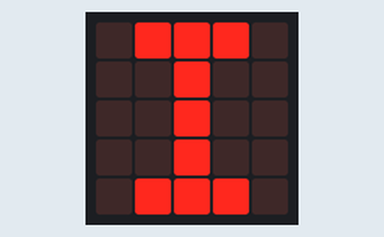
Bench run of a program on a simulated BBC micro:bit (MakeCode). Parts: the board's 5×5 LED display. At 2.4 s the program stops and its outputs stay as they are.

Above: at 0.1 s.
At 0.5 s:
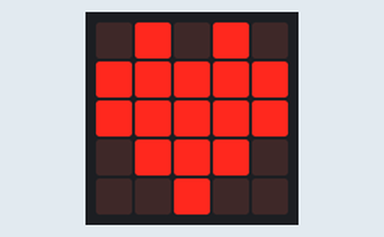
At 1.1 s:
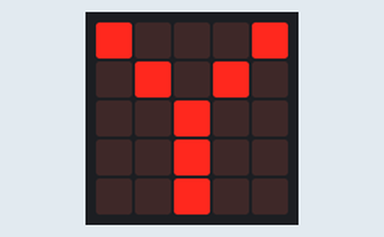
At 1.5 s:
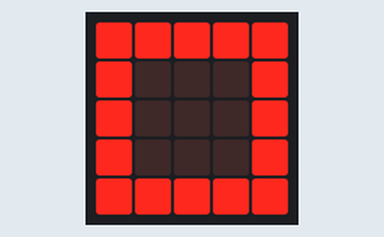
At 2.1 s:
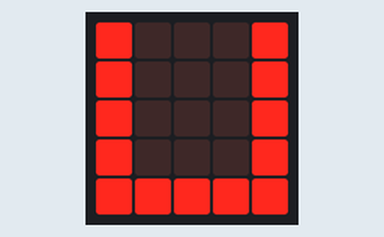

The program:

main.ts
```typescript
basic.showLeds(`
    . # # # .
    . . # . .
    . . # . .
    . . # . .
    . # # # .
    `)
basic.showIcon(IconNames.Heart)
basic.showLeds(`
    # . . . #
    . # . # .
    . . # . .
    . . # . .
    . . # . .
    `)
basic.showIcon(IconNames.Square)
basic.showLeds(`
    # . . . #
    # . . . #
    # . . . #
    # . . . #
    # # # # #
    `)
```

test.ts
```typescript
// 테스트는 여기로 이동합니다; 이 패키지가 확장으로 사용될 때 컴파일되지 않을 것 입니다.
```

Measured:
- what the display in image 1 shows lasts 0.6 s, from 0.4 s to 1.0 s
- what the display in image 2 shows lasts 0.4 s, from 1.0 s to 1.4 s
